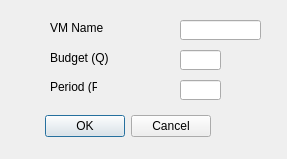
<?xml version="1.0" encoding="UTF-8"?>
<ui version="4.0">
 <class>QP_VMWindow</class>
 <widget class="QDialog" name="QP_VMWindow">
  <property name="geometry">
   <rect>
    <x>0</x>
    <y>0</y>
    <width>287</width>
    <height>159</height>
   </rect>
  </property>
  <property name="windowTitle">
   <string>Insert VM</string>
  </property>
  <widget class="QDialogButtonBox" name="buttonBox">
   <property name="geometry">
    <rect>
     <x>-130</x>
     <y>110</y>
     <width>341</width>
     <height>32</height>
    </rect>
   </property>
   <property name="orientation">
    <enum>Qt::Horizontal</enum>
   </property>
   <property name="standardButtons">
    <set>QDialogButtonBox::Cancel|QDialogButtonBox::Ok</set>
   </property>
  </widget>
  <widget class="QLabel" name="label">
   <property name="geometry">
    <rect>
     <x>50</x>
     <y>20</y>
     <width>61</width>
     <height>16</height>
    </rect>
   </property>
   <property name="text">
    <string>VM Name</string>
   </property>
  </widget>
  <widget class="QLineEdit" name="budgetEdit">
   <property name="geometry">
    <rect>
     <x>180</x>
     <y>50</y>
     <width>41</width>
     <height>20</height>
    </rect>
   </property>
  </widget>
  <widget class="QLabel" name="label_3">
   <property name="geometry">
    <rect>
     <x>50</x>
     <y>80</y>
     <width>47</width>
     <height>13</height>
    </rect>
   </property>
   <property name="text">
    <string>Period (P)</string>
   </property>
  </widget>
  <widget class="QLabel" name="label_2">
   <property name="geometry">
    <rect>
     <x>50</x>
     <y>50</y>
     <width>91</width>
     <height>16</height>
    </rect>
   </property>
   <property name="text">
    <string>Budget (Q)</string>
   </property>
  </widget>
  <widget class="QLineEdit" name="periodEdit">
   <property name="geometry">
    <rect>
     <x>180</x>
     <y>80</y>
     <width>41</width>
     <height>20</height>
    </rect>
   </property>
  </widget>
  <widget class="QLineEdit" name="vmNameEdit">
   <property name="geometry">
    <rect>
     <x>180</x>
     <y>20</y>
     <width>81</width>
     <height>20</height>
    </rect>
   </property>
  </widget>
 </widget>
 <resources/>
 <connections>
  <connection>
   <sender>buttonBox</sender>
   <signal>accepted()</signal>
   <receiver>QP_VMWindow</receiver>
   <slot>accept()</slot>
   <hints>
    <hint type="sourcelabel">
     <x>248</x>
     <y>254</y>
    </hint>
    <hint type="destinationlabel">
     <x>157</x>
     <y>274</y>
    </hint>
   </hints>
  </connection>
  <connection>
   <sender>buttonBox</sender>
   <signal>rejected()</signal>
   <receiver>QP_VMWindow</receiver>
   <slot>reject()</slot>
   <hints>
    <hint type="sourcelabel">
     <x>316</x>
     <y>260</y>
    </hint>
    <hint type="destinationlabel">
     <x>286</x>
     <y>274</y>
    </hint>
   </hints>
  </connection>
 </connections>
</ui>
